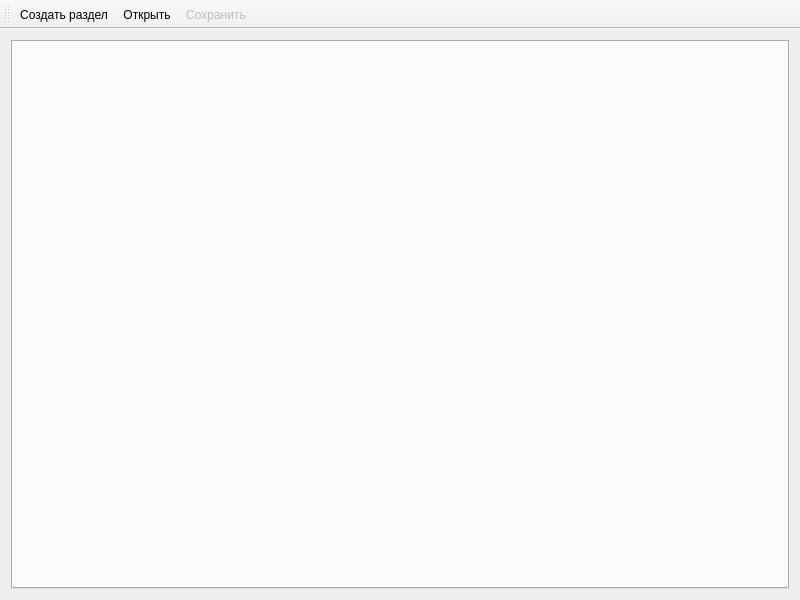
<?xml version="1.0" encoding="UTF-8"?>
<ui version="4.0">
 <class>MainWindow</class>
 <widget class="QMainWindow" name="MainWindow">
  <property name="geometry">
   <rect>
    <x>0</x>
    <y>0</y>
    <width>800</width>
    <height>600</height>
   </rect>
  </property>
  <property name="windowTitle">
   <string>MainWindow</string>
  </property>
  <widget class="QWidget" name="centralWidget">
   <layout class="QVBoxLayout" name="verticalLayout_2">
    <item>
     <widget class="QTabWidget" name="tabWidget">
      <property name="tabsClosable">
       <bool>true</bool>
      </property>
     </widget>
    </item>
   </layout>
  </widget>
  <widget class="QToolBar" name="toolBar">
   <property name="windowTitle">
    <string>toolBar</string>
   </property>
   <attribute name="toolBarArea">
    <enum>TopToolBarArea</enum>
   </attribute>
   <attribute name="toolBarBreak">
    <bool>false</bool>
   </attribute>
   <addaction name="createAction"/>
   <addaction name="openAction"/>
   <addaction name="saveAction"/>
  </widget>
  <action name="saveAction">
   <property name="enabled">
    <bool>false</bool>
   </property>
   <property name="icon">
    <iconset resource="resources.qrc">
     <normaloff>:/icons/save.png</normaloff>:/icons/save.png</iconset>
   </property>
   <property name="text">
    <string>Сохранить</string>
   </property>
   <property name="toolTip">
    <string>Сохранить</string>
   </property>
   <property name="shortcut">
    <string>Ctrl+S</string>
   </property>
  </action>
  <action name="createAction">
   <property name="icon">
    <iconset resource="resources.qrc">
     <normaloff>:/icons/new.png</normaloff>:/icons/new.png</iconset>
   </property>
   <property name="text">
    <string>Создать раздел</string>
   </property>
   <property name="shortcut">
    <string>Ctrl+N</string>
   </property>
  </action>
  <action name="openAction">
   <property name="icon">
    <iconset resource="resources.qrc">
     <normaloff>:/icons/open.png</normaloff>:/icons/open.png</iconset>
   </property>
   <property name="text">
    <string>Открыть</string>
   </property>
   <property name="toolTip">
    <string>Открыть</string>
   </property>
   <property name="shortcut">
    <string>Ctrl+O</string>
   </property>
  </action>
 </widget>
 <layoutdefault spacing="6" margin="11"/>
 <resources>
  <include location="resources.qrc"/>
 </resources>
 <connections/>
</ui>
